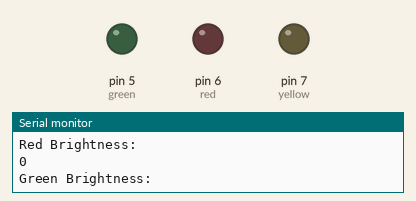
Simulated run of this sketch. Board: Arduino Uno, built with avr-gcc and run on an emulated ATmega328P. Parts: output pins drawn as LEDs (lit = HIGH), the last lines printed to the serial monitor.

Above: at 0.05 s.
At 2.05 s:
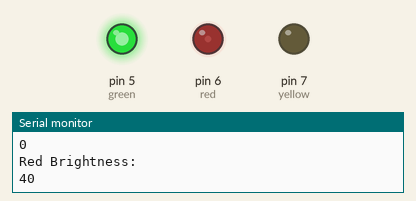
At 3.05 s:
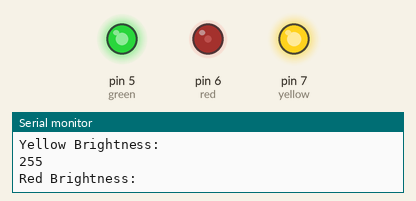
At 6.05 s:
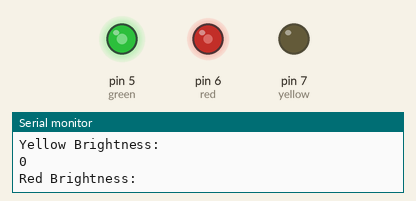
At 10.0 s:
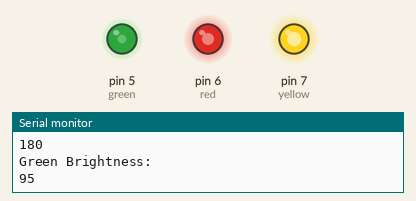
At 14.0 s:
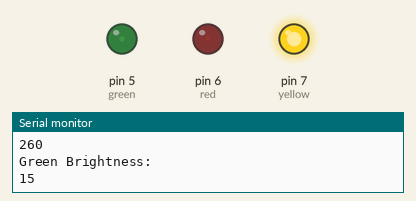
Timing chart, 0 to 18.3 s (numbered marks = the images above):
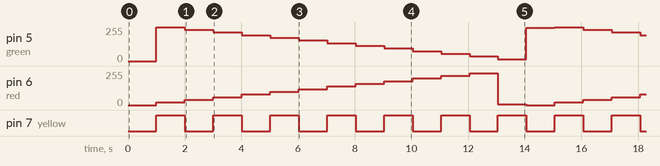

The sketch:

LED_project_final.ino
```cpp
//declare global variables
int yellow = 7;
int red = 6;
int green = 5;
int yellowbrightness = 0;
int redbrightness = 0;
int greenbrightness = 0;

void setup() {
  //set pin modes
  pinMode (yellow, OUTPUT);
  pinMode (red, OUTPUT);
  pinMode (green, OUTPUT);
  //start serial communication
  Serial.begin(9600);
} //end of setup

void loop() {
  //updates the brightness of the LED's
  analogWrite(yellow, yellowbrightness);
  analogWrite(red, redbrightness);
  analogWrite(green, greenbrightness);


  //prints the brightness of all the LED's into the serial monitor
  Serial.println("Yellow Brightness:");
  Serial.println (yellowbrightness);
  Serial.println("Red Brightness:");
  Serial.println (redbrightness);
  Serial.println("Green Brightness:");
  Serial.println (greenbrightness);

  //sets yellow's brightness to 255, then back to 0
  if (yellowbrightness == 0) {
    yellowbrightness = 255;
  } else {
    yellowbrightness = 0;
  }

  //increments red's brightness until it reaches 255 then it goes back to 0
  if (redbrightness < 255) {
    redbrightness += 20;
  } else {
    redbrightness = 0;
  }

  //decrement green's brightness until it reaches 0 then it goes back to 255
  if (greenbrightness > 0) {
    greenbrightness -= 20;
  } else {
    greenbrightness = 255;
  }

  //delays loop by 1000ms
  delay(1000);
} //end of loop
```

Measured:
- by itself, pin 7 (yellow): alternates HIGH for 1.0 s and LOW for 1.0 s
- by itself, pin 6 (red): repeats every 14.1 s: 40/255 1.0 s, 60/255 1.0 s, 80/255 1.0 s, 100/255 1.0 s, 120/255 1.0 s, 140/255 1.0 s, 160/255 1.0 s, 180/255 1.0 s, 200/255 1.0 s, 220/255 1.0 s, 240/255 1.0 s, 4/255 1.0 s, 0/255 1.0 s, 20/255 1.0 s
- by itself, pin 5 (green): repeats every 14.1 s: 235/255 1.0 s, 215/255 1.0 s, 195/255 1.0 s, 175/255 1.0 s, 155/255 1.0 s, 135/255 1.0 s, 115/255 1.0 s, 95/255 1.0 s, 75/255 1.0 s, 55/255 1.0 s, 35/255 1.0 s, 15/255 1.0 s, 251/255 1.0 s, 255/255 1.0 s
